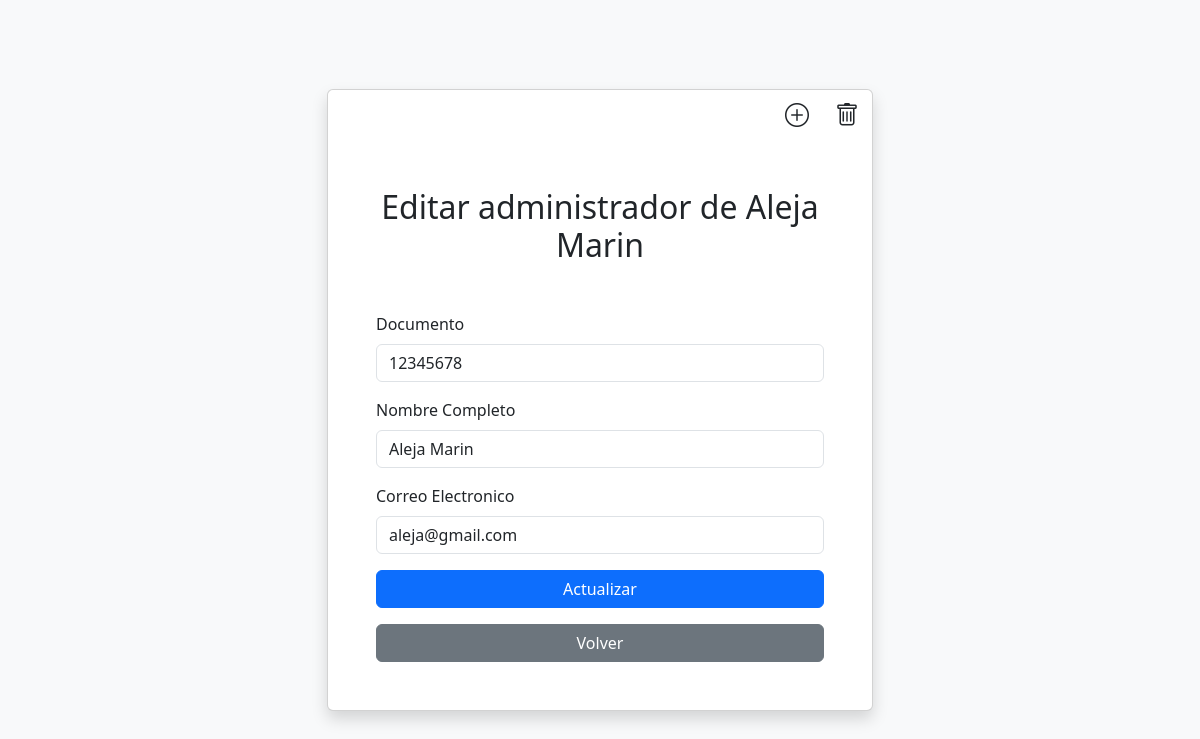
Screenshot of /superadmin/editar_admin.php?documento=12345678&&id=213456789&&nom=Aleja Marin (signed in) with the database file from the repository.
### tables this page shows
CREATE TABLE `usuario` (
  `documento` int(11) NOT NULL,
  `nombre` varchar(50) NOT NULL,
  `email` varchar(50) NOT NULL,
  `password` varchar(500) NOT NULL,
  `Id_rol` int(11) NOT NULL,
  `id_empresa` int(11) NOT NULL
);

### superadmin/editar_admin.php (the view, shortened to what this page needs)
<?php
$conex = new Database;
$con = $conex->conectar();
if (isset($_GET['documento']) && isset($_GET['nom']) && isset($_GET['id'])) {
    $documento = $_GET['documento'];
    $nombre_empresa = $_GET['nom'];
    $id_empresa = $_GET['id'];
} else {
    echo "<script>alert('No se ha seleccionado ningun usuario administrador');</script>";
    echo "<script>window.location = 'index.php';</script>";
    exit();
}
$sql = $con->prepare("SELECT * FROM usuario WHERE documento = '$documento'");
$sql->execute();
$usuario = $sql->fetch(PDO::FETCH_ASSOC);
?>
<!DOCTYPE html>
<html lang="en">
<head>
    <link href="https://cdn.jsdelivr.net/npm/bootstrap@5.3.2/dist/css/bootstrap.min.css" rel="stylesheet">
    <link rel="stylesheet" href="https://cdn.jsdelivr.net/npm/bootstrap-icons@1.11.1/font/bootstrap-icons.css">
</head>
<body class="bg-light">
<div class="container">
        <div class="row justify-content-center min-vh-100 align-items-center">
            <div class="col-md-6">
                <div class="card shadow">
                    <div class="d-flex justify-content-end ">
                    <a href="agg_admin.php?id=<?php echo $id_empresa ?>&&nom=<?php echo $nombre_empresa; ?>" class="btn fs-4"><i class="bi bi-plus-circle"></i></a>
                    <form method="POST" style="display:inline;">
                                <button type="submit" name="eliminar" class="btn fs-4" onclick="return confirm('¿Está seguro de eliminar este administrador?')"><i class="bi bi-trash"></i></button>
                    </form>
                    </div>
                    <div class="card-body p-5">
                        <h2 class="text-center mb-5">Editar administrador de <?php echo $nombre_empresa; ?> </h2>
                        <form action="" id="form" method="POST" autocomplete="off">
                            <div class="mb-3">
                                <label for="documento" class="form-label">Documento</label>
                                <input type="number" class="form-control" id="documento" name="documento" value="<?php echo $usuario['documento']?>" readonly>
                            </div>
                            <div class="mb-3">
                                <label for="nombre" class="form-label">Nombre Completo</label>
                                <input type="text" class="form-control" id="nombre" name="nombre" value="<?php echo $usuario['nombre']?>" required>
                            </div>
                            <div class="mb-3">
                                <label for="correo" class="form-label">Correo Electronico</label>
                                <input type="email" class="form-control" id="correo" name="correo" value="<?php echo $usuario['email']?>" required>
                            </div>
                            <button type="submit" id="submit" name="actualizar" class="btn btn-primary w-100">Actualizar</button>
                            <a href="index.php" class="btn btn-secondary w-100 mt-3">Volver</a>
                        </form>
                    </div>
                </div>
            </div>
        </div>
    </div>
</body>
</html>

### rows the page displays
usuario: documento "12345678", nombre "Aleja Marin", correo "aleja@gmail.com"

### other values shown
$nombre_empresa "Aleja Marin"
